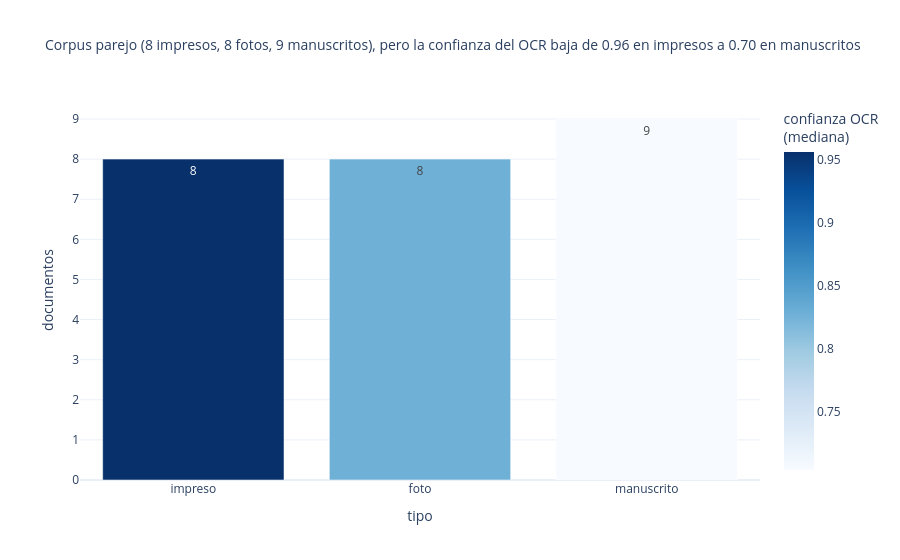

Source (notebook cell):
### Markdown cell above
## 6. Análisis exploratorio

### Code cell
n = docs.tipo.value_counts()
conf = docs.groupby("tipo").conf_media.median()
fig = px.bar(docs.groupby("tipo", as_index=False).agg(documentos=("id", "count"), confianza=("conf_media", "median")),
             x="tipo", y="documentos", color="confianza", text="documentos", color_continuous_scale="Blues",
             category_orders={"tipo": ["impreso", "foto", "manuscrito"]}, labels={"confianza": "confianza OCR<br>(mediana)"},
             title=(f"Corpus parejo ({n.get('impreso', 0)} impresos, {n.get('foto', 0)} fotos, {n.get('manuscrito', 0)} manuscritos), "
                    f"pero la confianza del OCR baja de {conf.get('impreso', 0):.2f} en impresos a {conf.get('manuscrito', 0):.2f} en manuscritos"))
fig.update_layout(title_font_size=14)
fig.show()

### Figure 1 — Plotly figure (JSON) as saved in the notebook; plotly's stock layout.template omitted (floating-point values rounded to 4 significant figures)
{"data": [{"hovertemplate": "tipo=%{x}<br>documentos=%{text}<br>confianza OCR<br>(mediana)=%{marker.color}<extra></extra>", "legendgroup": "", "marker": {"color": [0.827, 0.9558, 0.7038], "coloraxis": "coloraxis", "pattern": {"shape": ""}}, "name": "", "orientation": "v", "showlegend": false, "text": [8.0, 8.0, 9.0], "textposition": "auto", "type": "bar", "x": ["foto", "impreso", "manuscrito"], "xaxis": "x", "y": [8, 8, 9], "yaxis": "y"}], "layout": {"barmode": "relative", "coloraxis": {"autocolorscale": false, "colorbar": {"title": {"text": "confianza OCR<br>(mediana)"}}, "colorscale": [[0.0, "rgb(247,251,255)"], [0.125, "rgb(222,235,247)"], [0.25, "rgb(198,219,239)"], [0.375, "rgb(158,202,225)"], [0.5, "rgb(107,174,214)"], [0.625, "rgb(66,146,198)"], [0.75, "rgb(33,113,181)"], [0.875, "rgb(8,81,156)"], [1.0, "rgb(8,48,107)"]]}, "legend": {"tracegroupgap": 0}, "title": {"font": {"size": 14}, "text": "Corpus parejo (8 impresos, 8 fotos, 9 manuscritos), pero la confianza del OCR baja de 0.96 en impresos a 0.70 en manuscritos"}, "xaxis": {"anchor": "y", "categoryarray": ["impreso", "foto", "manuscrito"], "categoryorder": "array", "domain": [0.0, 1.0], "title": {"text": "tipo"}}, "yaxis": {"anchor": "x", "domain": [0.0, 1.0], "title": {"text": "documentos"}}}}
